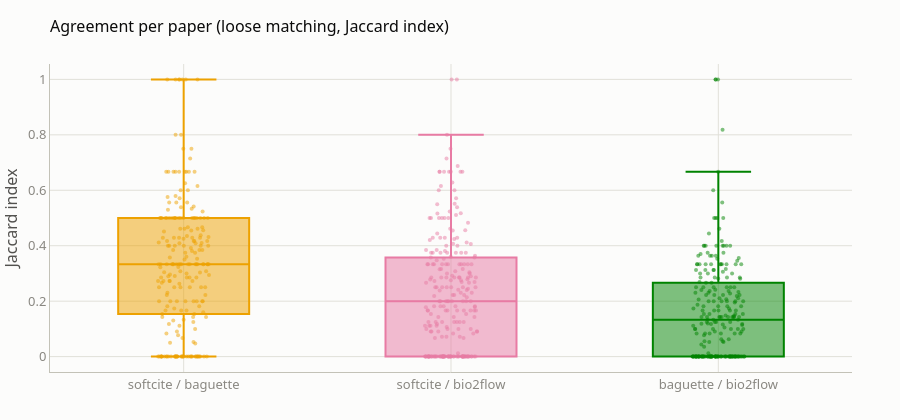

The notebook cell saved with this chart:
### Code cell
# Per paper: the Jaccard index of each pair (papers where at least one of the two finds something).
per_paper = []
ent = ENT["loose"]
for paper, g in ent.groupby("paper"):
    for a, b in combinations(TOOLS, 2):
        union = (g[a] | g[b]).sum()
        if union:
            per_paper.append({"paper": paper, "pair": f"{a} / {b}", "jaccard": (g[a] & g[b]).sum() / union, "union": union})
per_paper = pd.DataFrame(per_paper)

fig = go.Figure()
for k, (pair, g) in enumerate(per_paper.groupby("pair", sort=False)):
    fig.add_trace(go.Box(y=g["jaccard"], name=pair, boxpoints="all", jitter=0.4, pointpos=0, marker=dict(size=4, opacity=0.5),
                         line=dict(color=STYLE["series"][k + 3]), text=[(titles.get(p) or p)[:80] for p in g["paper"]],
                         hovertemplate="%{text}<br>Jaccard %{y:.2f}<extra></extra>"))
fig.update_layout(title="Agreement per paper (loose matching, Jaccard index)", yaxis_title="Jaccard index", height=420, showlegend=False)
fig.show()
per_paper.groupby("pair")["jaccard"].describe().round(2)

### Figure 1 — Plotly figure (JSON) as saved in the notebook; plotly's stock layout.template omitted (floating-point values rounded to 4 significant figures; data arrays with more than 128 entries replaced by an {"elided": "..."} marker saying what was removed)
{"data": [{"boxpoints": "all", "hovertemplate": "%{text}<br>Jaccard %{y:.2f}<extra></extra>", "jitter": 0.4, "line": {"color": "#eda100"}, "marker": {"opacity": 0.5, "size": 4}, "name": "softcite / baguette", "pointpos": 0, "text": {"elided": "220 str values"}, "type": "box", "y": {"elided": "220 float values"}}, {"boxpoints": "all", "hovertemplate": "%{text}<br>Jaccard %{y:.2f}<extra></extra>", "jitter": 0.4, "line": {"color": "#e87ba4"}, "marker": {"opacity": 0.5, "size": 4}, "name": "softcite / bio2flow", "pointpos": 0, "text": {"elided": "242 str values"}, "type": "box", "y": {"elided": "242 float values"}}, {"boxpoints": "all", "hovertemplate": "%{text}<br>Jaccard %{y:.2f}<extra></extra>", "jitter": 0.4, "line": {"color": "#008300"}, "marker": {"opacity": 0.5, "size": 4}, "name": "baguette / bio2flow", "pointpos": 0, "text": {"elided": "240 str values"}, "type": "box", "y": {"elided": "240 float values"}}], "layout": {"height": 420, "showlegend": false, "title": {"text": "Agreement per paper (loose matching, Jaccard index)"}, "yaxis": {"title": {"text": "Jaccard index"}}}}
